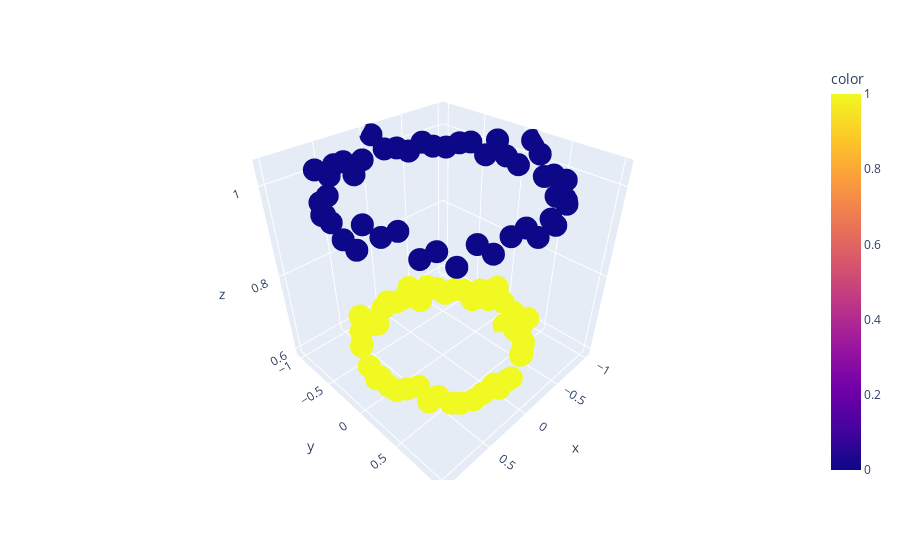

The code cell stored with this chart in its notebook:
### Markdown cell above
We can separate:

### Code cell
px.scatter_3d(x=X_[:,0], y=X_[:,1], z=X_[:,2], color=y)
